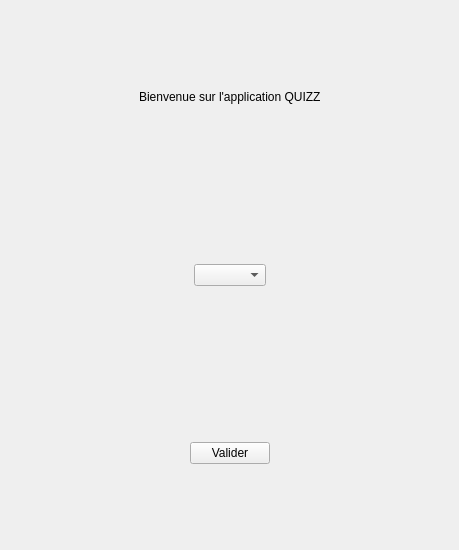
<?xml version="1.0" encoding="UTF-8"?>
<ui version="4.0">
 <class>MainWindow</class>
 <widget class="QMainWindow" name="MainWindow">
  <property name="geometry">
   <rect>
    <x>0</x>
    <y>0</y>
    <width>459</width>
    <height>550</height>
   </rect>
  </property>
  <property name="windowTitle">
   <string>MainWindow</string>
  </property>
  <widget class="QWidget" name="ApplicationGlobale">
   <layout class="QVBoxLayout" name="verticalLayout_2">
    <item>
     <widget class="QWidget" name="ZoneLabel" native="true">
      <layout class="QHBoxLayout" name="horizontalLayout">
       <item>
        <spacer name="espaceGauche_3">
         <property name="orientation">
          <enum>Qt::Horizontal</enum>
         </property>
         <property name="sizeHint" stdset="0">
          <size>
           <width>40</width>
           <height>20</height>
          </size>
         </property>
        </spacer>
       </item>
       <item>
        <widget class="QLabel" name="label_bienvenue">
         <property name="text">
          <string>Bienvenue sur l'application QUIZZ</string>
         </property>
        </widget>
       </item>
       <item>
        <spacer name="espaceDroit_3">
         <property name="orientation">
          <enum>Qt::Horizontal</enum>
         </property>
         <property name="sizeHint" stdset="0">
          <size>
           <width>40</width>
           <height>20</height>
          </size>
         </property>
        </spacer>
       </item>
      </layout>
     </widget>
    </item>
    <item>
     <widget class="QWidget" name="ZoneComboBox" native="true">
      <layout class="QHBoxLayout" name="horizontalLayout_2">
       <item>
        <spacer name="espaceGauche">
         <property name="orientation">
          <enum>Qt::Horizontal</enum>
         </property>
         <property name="sizeHint" stdset="0">
          <size>
           <width>40</width>
           <height>20</height>
          </size>
         </property>
        </spacer>
       </item>
       <item>
        <widget class="QComboBox" name="comboBox_com"/>
       </item>
       <item>
        <spacer name="espaceDroit">
         <property name="orientation">
          <enum>Qt::Horizontal</enum>
         </property>
         <property name="sizeHint" stdset="0">
          <size>
           <width>40</width>
           <height>20</height>
          </size>
         </property>
        </spacer>
       </item>
      </layout>
     </widget>
    </item>
    <item>
     <widget class="QWidget" name="ZoneBouton" native="true">
      <layout class="QHBoxLayout" name="horizontalLayout_3">
       <item>
        <spacer name="espaceGauche_2">
         <property name="orientation">
          <enum>Qt::Horizontal</enum>
         </property>
         <property name="sizeHint" stdset="0">
          <size>
           <width>40</width>
           <height>20</height>
          </size>
         </property>
        </spacer>
       </item>
       <item>
        <widget class="QPushButton" name="button_start">
         <property name="enabled">
          <bool>true</bool>
         </property>
         <property name="text">
          <string>Valider</string>
         </property>
        </widget>
       </item>
       <item>
        <spacer name="espaceDroit_2">
         <property name="orientation">
          <enum>Qt::Horizontal</enum>
         </property>
         <property name="sizeHint" stdset="0">
          <size>
           <width>40</width>
           <height>20</height>
          </size>
         </property>
        </spacer>
       </item>
      </layout>
     </widget>
    </item>
   </layout>
  </widget>
 </widget>
 <layoutdefault spacing="6" margin="11"/>
 <resources/>
 <connections/>
</ui>
